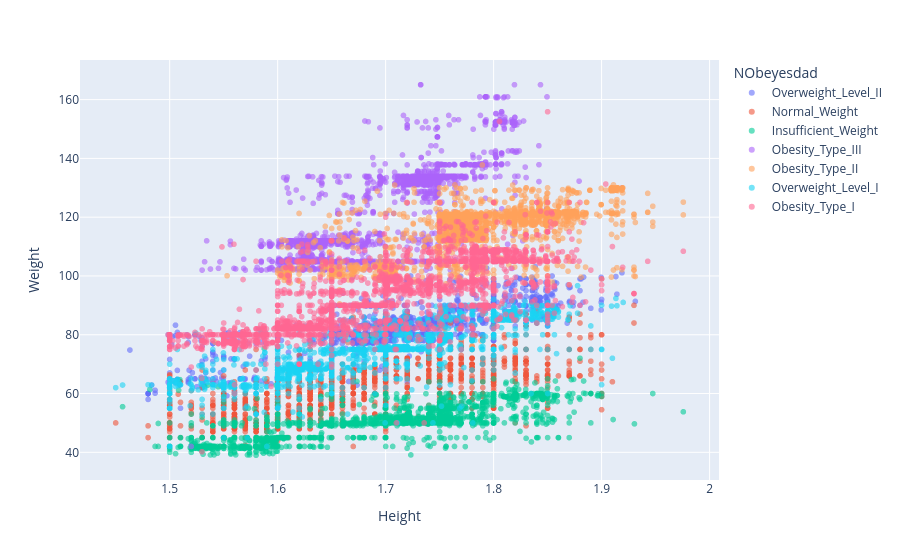

Notebook code cell kept with this figure:
### Code cell
import plotly.express as px

px.scatter(train_df, x='Height', y='Weight', color='NObeyesdad', opacity=0.6)

### Figure 1 — Plotly figure (JSON) as saved in the notebook; plotly's stock layout.template omitted (floating-point values rounded to 4 significant figures; data arrays with more than 128 entries replaced by an {"elided": "..."} marker saying what was removed)
{"data": [{"hovertemplate": "NObeyesdad=Overweight_Level_II<br>Height=%{x}<br>Weight=%{y}<extra></extra>", "legendgroup": "Overweight_Level_II", "marker": {"color": "#636efa", "opacity": 0.6, "symbol": "circle"}, "mode": "markers", "name": "Overweight_Level_II", "showlegend": true, "type": "scattergl", "x": {"elided": "2522 float values"}, "xaxis": "x", "y": {"elided": "2522 float values"}, "yaxis": "y"}, {"hovertemplate": "NObeyesdad=Normal_Weight<br>Height=%{x}<br>Weight=%{y}<extra></extra>", "legendgroup": "Normal_Weight", "marker": {"color": "#EF553B", "opacity": 0.6, "symbol": "circle"}, "mode": "markers", "name": "Normal_Weight", "showlegend": true, "type": "scattergl", "x": {"elided": "3082 float values"}, "xaxis": "x", "y": {"elided": "3082 float values"}, "yaxis": "y"}, {"hovertemplate": "NObeyesdad=Insufficient_Weight<br>Height=%{x}<br>Weight=%{y}<extra></extra>", "legendgroup": "Insufficient_Weight", "marker": {"color": "#00cc96", "opacity": 0.6, "symbol": "circle"}, "mode": "markers", "name": "Insufficient_Weight", "showlegend": true, "type": "scattergl", "x": {"elided": "2523 float values"}, "xaxis": "x", "y": {"elided": "2523 float values"}, "yaxis": "y"}, {"hovertemplate": "NObeyesdad=Obesity_Type_III<br>Height=%{x}<br>Weight=%{y}<extra></extra>", "legendgroup": "Obesity_Type_III", "marker": {"color": "#ab63fa", "opacity": 0.6, "symbol": "circle"}, "mode": "markers", "name": "Obesity_Type_III", "showlegend": true, "type": "scattergl", "x": {"elided": "4046 float values"}, "xaxis": "x", "y": {"elided": "4046 float values"}, "yaxis": "y"}, {"hovertemplate": "NObeyesdad=Obesity_Type_II<br>Height=%{x}<br>Weight=%{y}<extra></extra>", "legendgroup": "Obesity_Type_II", "marker": {"color": "#FFA15A", "opacity": 0.6, "symbol": "circle"}, "mode": "markers", "name": "Obesity_Type_II", "showlegend": true, "type": "scattergl", "x": {"elided": "3248 float values"}, "xaxis": "x", "y": {"elided": "3248 float values"}, "yaxis": "y"}, {"hovertemplate": "NObeyesdad=Overweight_Level_I<br>Height=%{x}<br>Weight=%{y}<extra></extra>", "legendgroup": "Overweight_Level_I", "marker": {"color": "#19d3f3", "opacity": 0.6, "symbol": "circle"}, "mode": "markers", "name": "Overweight_Level_I", "showlegend": true, "type": "scattergl", "x": {"elided": "2427 float values"}, "xaxis": "x", "y": {"elided": "2427 float values"}, "yaxis": "y"}, {"hovertemplate": "NObeyesdad=Obesity_Type_I<br>Height=%{x}<br>Weight=%{y}<extra></extra>", "legendgroup": "Obesity_Type_I", "marker": {"color": "#FF6692", "opacity": 0.6, "symbol": "circle"}, "mode": "markers", "name": "Obesity_Type_I", "showlegend": true, "type": "scattergl", "x": {"elided": "2910 float values"}, "xaxis": "x", "y": {"elided": "2910 float values"}, "yaxis": "y"}], "layout": {"legend": {"title": {"text": "NObeyesdad"}, "tracegroupgap": 0}, "margin": {"t": 60}, "xaxis": {"anchor": "y", "domain": [0, 1], "title": {"text": "Height"}}, "yaxis": {"anchor": "x", "domain": [0, 1], "title": {"text": "Weight"}}}}
